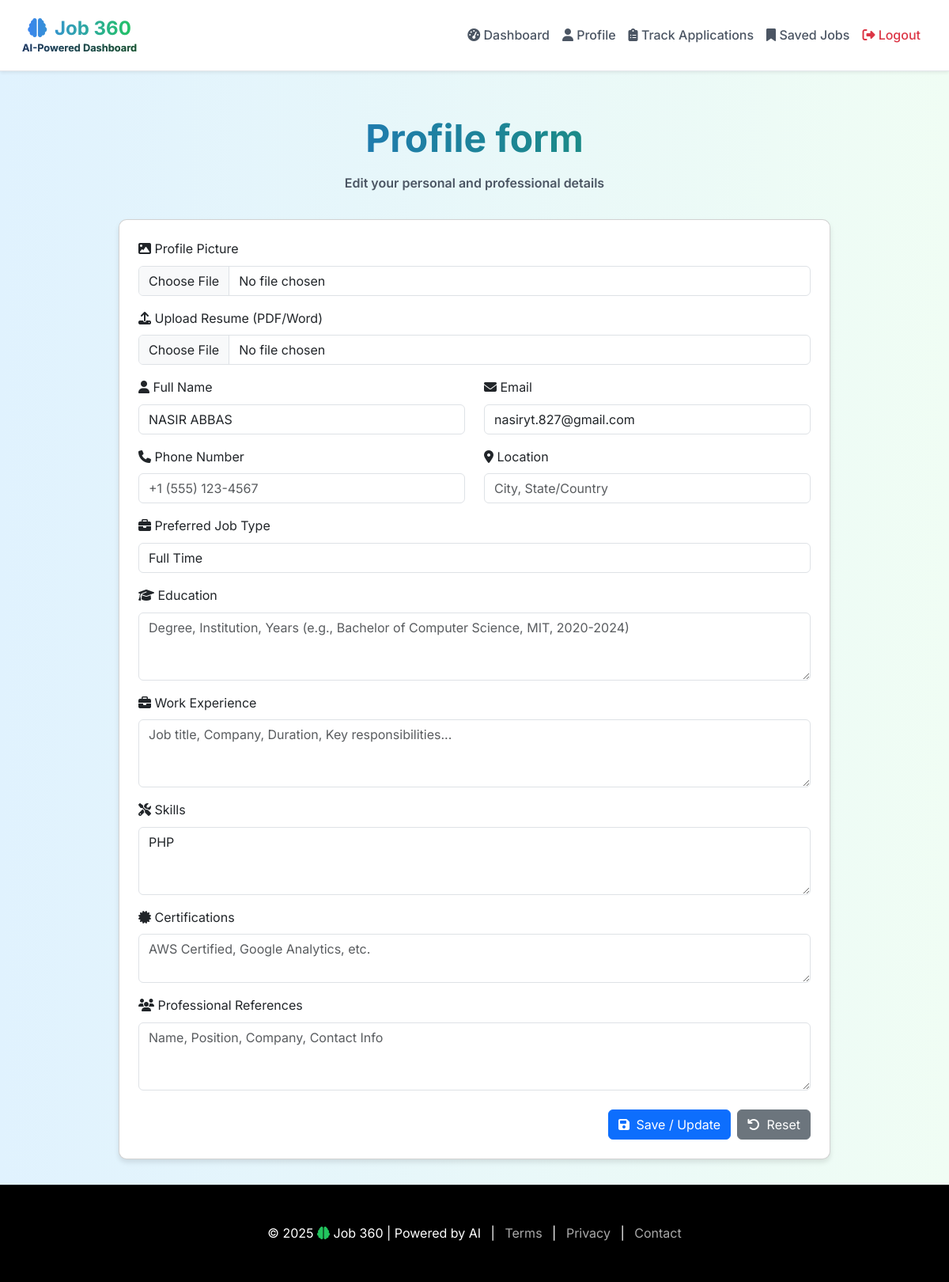
Page /update-profile/ (signed in) on the committed database.
### myapp/models.py (models this page shows, shortened)
class JobSeeker(models.Model):
    full_name = models.CharField(max_length=100)
    email = models.EmailField(unique=True)
    password = models.CharField(max_length=255)  # hashed in practice
    phone_number = models.CharField(max_length=20)
    location = models.CharField(max_length=100)
    education = models.TextField()
    work_experience = models.TextField()
    skills = models.TextField()  # comma-separated or JSON
    certificate = models.TextField()
    job_type = models.CharField(max_length=20, choices=JOB_TYPE_CHOICES, default='full_time')
    professional_references = models.TextField(blank=True, null=True)
    status = models.CharField(max_length=10, choices=STATUS_CHOICES, default='approved')
    profile_picture = models.ImageField(upload_to='profile_pics/', null=True, blank=True)
    resume = models.FileField(upload_to='resumes/', null=True, blank=True)  # PDF/Word upload

### myapp/views.py (the view, shortened to what this page needs)
# urls.py: path('update-profile/', views.update_profile_view, name='update_profile'),
def update_profile_view(request):
    jobseeker_id = request.session.get('jobseeker_id')
    if not jobseeker_id:
        messages.error(request, "Please log in to update your profile.")
        return redirect('login')
    jobseeker = JobSeeker.objects.get(id=jobseeker_id)
    return render(request, 'update_profile.html', {
        'jobseeker': jobseeker,
        'job_type_choices': JOB_TYPE_CHOICES
    })

### templates/update_profile.html (shortened to what this page needs)
{% extends 'base.html' %}
{% block content %}
<h1 class="main-heading">Profile form</h1>
<p class="sub-text">Edit your personal and professional details</p>
<div class="card p-4" style="max-width: 900px; margin: 0 auto; border-radius: 10px; box-shadow: 0 4px 6px rgba(0, 0, 0, 0.1); text-align: left;">
    <form method="post" enctype="multipart/form-data" class="needs-validation" novalidate>
        <div class="mb-3">
            <label for="id_profile_picture" class="form-label"><i class="fas fa-image"></i> Profile Picture</label>
            <input type="file" name="profile_picture" id="id_profile_picture" class="form-control">
        </div>
        <div class="mb-3">
            <label for="id_resume" class="form-label"><i class="fas fa-upload"></i> Upload Resume (PDF/Word)</label>
            <input type="file" name="resume" id="id_resume" class="form-control" accept=".pdf,.doc,.docx">
        </div>
        <div class="row mb-3">
            <div class="col-md-6">
                <label for="id_full_name" class="form-label"><i class="fas fa-user"></i> Full Name</label>
                <input type="text" name="full_name" id="id_full_name" class="form-control" placeholder="Enter your full name" value="{{ jobseeker.full_name|default_if_none:'' }}" required>
            </div>
            <div class="col-md-6">
                <label for="id_email" class="form-label"><i class="fas fa-envelope"></i> Email</label>
                <input type="email" name="email" id="id_email" class="form-control" placeholder="your.email@example.com" value="{{ jobseeker.email|default_if_none:'' }}" required>
            </div>
        </div>
        <div class="row mb-3">
            <div class="col-md-6">
                <label for="id_phone_number" class="form-label"><i class="fas fa-phone"></i> Phone Number</label>
                <input type="text" name="phone_number" id="id_phone_number" class="form-control" placeholder="+1 (555) 123-4567" value="{{ jobseeker.phone_number|default_if_none:'' }}" required>
            </div>
            <div class="col-md-6">
                <label for="id_location" class="form-label"><i class="fas fa-map-marker-alt"></i> Location</label>
                <input type="text" name="location" id="id_location" class="form-control" placeholder="City, State/Country" value="{{ jobseeker.location|default_if_none:'' }}" required>
            </div>
        </div>
        <div class="mb-3">
            <label for="id_job_type" class="form-label"><i class="fas fa-briefcase"></i> Preferred Job Type</label>
            <select name="job_type" id="id_job_type" class="form-control" required>
                {% for value, label in job_type_choices %}
                    <option value="{{ value }}" {% if jobseeker.job_type == value %}selected{% endif %}>{{ label }}</option>
                {% endfor %}
            </select>
        </div>
        <div class="mb-3">
            <label for="id_education" class="form-label"><i class="fas fa-graduation-cap"></i> Education</label>
            <textarea name="education" id="id_education" class="form-control" placeholder="Degree, Institution, Years (e.g., Bachelor of Computer Science, MIT, 2020-2024)" rows="3" required>{{ jobseeker.education|default_if_none:'' }}</textarea>
        </div>
        <div class="mb-3">
            <label for="id_work_experience" class="form-label"><i class="fas fa-briefcase"></i> Work Experience</label>
            <textarea name="work_experience" id="id_work_experience" class="form-control" placeholder="Job title, Company, Duration, Key responsibilities..." rows="3">{{ jobseeker.work_experience|default_if_none:'' }}</textarea>
        </div>
        <div class="mb-3">
            <label for="id_skills" class="form-label"><i class="fas fa-tools"></i> Skills</label>
            <textarea name="skills" id="id_skills" class="form-control" placeholder="JavaScript, Python, React, Communication, etc. (comma-separated)" rows="3" required>{{ jobseeker.skills|default_if_none:'' }}</textarea>
        </div>
        <div class="mb-3">
            <label for="id_certificate" class="form-label"><i class="fas fa-certificate"></i> Certifications</label>
            <textarea name="certificate" id="id_certificate" class="form-control" placeholder="AWS Certified, Google Analytics, etc." rows="2">{{ jobseeker.certificate|default_if_none:'' }}</textarea>
        </div>
        <div class="mb-4">
            <label for="id_professional_references" class="form-label"><i class="fas fa-users"></i> Professional References</label>
            <textarea name="professional_references" id="id_professional_references" class="form-control" placeholder="Name, Position, Company, Contact Info" rows="3">{{ jobseeker.professional_references|default_if_none:'' }}</textarea>
        </div>
        <div class="d-flex justify-content-end">
            <button type="submit" class="btn btn-primary me-2">
                <i class="fas fa-save me-1"></i> Save / Update
            </button>
            <button type="reset" class="btn btn-secondary">
                <i class="fas fa-undo me-1"></i> Reset
            </button>
        </div>
    </form>
</div>
{% endblock %}

### templates/base.html (style rules this page uses)
html { scroll-behavior: smooth; }
body { background: linear-gradient(to right, #e0f2fe, #f0fdf4); min-height: 100vh; display: flex; flex-direction: column; font-family: 'Inter', 'Arial', sans-serif; line-height: 1.6; }
.main-heading { background: linear-gradient(to right, #2563eb, #16a34a); -webkit-background-clip: text; background-clip: text; color: transparent; font-size: 3rem; font-weight: bold; margin-bottom: 1rem; }
.sub-text { color: #4b5563; margin-bottom: 2rem; font-weight: 600; }

### rows in the picture
JobSeeker: full_name "NASIR ABBAS", email "nasiryt.827@gmail.com", job_type "Full Time", skills "PHP"
